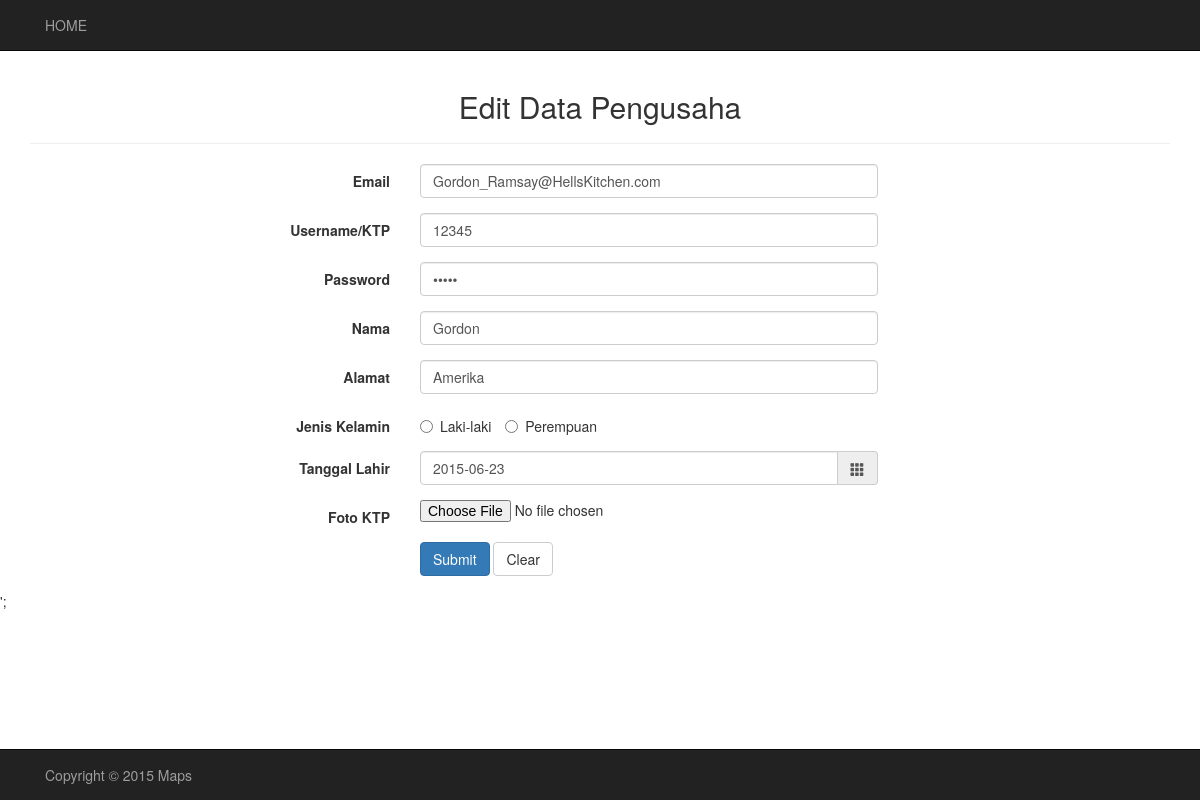
Screenshot of /Program/pengusaha/editProfil.php (signed in) with the database file from the repository.
### tables this page shows
CREATE TABLE IF NOT EXISTS `pengusaha` (
  `id_pengusaha` int(11) NOT NULL AUTO_INCREMENT,
  `no_ktp` varchar(17) NOT NULL,
  `nama_pengusaha` varchar(20) NOT NULL,
  `alamat` varchar(40) NOT NULL,
  `ttl` date NOT NULL,
  `jenis_kelamin` varchar(10) NOT NULL,
  `file_ktp` varchar(30) NOT NULL,
  `email` varchar(30) NOT NULL,
  `password` varchar(16) NOT NULL,
  `status_akun` varchar(12) NOT NULL DEFAULT 'tidak aktif',
  PRIMARY KEY (`id_pengusaha`)
);

### Program/pengusaha/editProfil.php (the view, shortened to what this page needs)
<!doctype html>
<html>
<head>
    <link href="/atolMaps/program/css/bootstrap.css" rel="stylesheet">
    <link href="/atolMaps/program/css/custom.css" rel="stylesheet">
    <link href="/broto/css/datepicker.css" rel="stylesheet">
</head>
<body>
<?php
            $sqlProfil = "SELECT * FROM pengusaha where no_ktp like ".$_SESSION['myusername']."";
            $query = mysql_query($sqlProfil);
        ?>
<div class="container">
<div class="row">
            <div class="navbar navbar-inverse navbar-fixed-top ">
                <div class="container">
                    <ul class="nav navbar-nav">
                        <li>
                            <a href="/atolMaps/program/index.php" class="text-center">HOME</a>
                        </li>
                    </ul>
                </div>
            </div>
        </div>
    <?php
	while($row = mysql_fetch_array($query))
                    {
	 echo '<div class="row">
            <div class="col-xs-12 col-sm-12 col-md-12">
                <h2 class="text-center">Edit Data Pengusaha</h2><hr/>
                <form class="form-horizontal" action="proses_edit_profil.php" enctype="multipart/form-data" method="post">
					<input type="hidden" name="id_pengusaha" class="form-control" value="'.$row['id_pengusaha'].'"/>
                    <div class="form-group">
                        <label for="email" class="col-sm-4 control-label">Email</label>
                        <div class="col-sm-5">
                            <input type="text" name="email" class="form-control" value="'.$row['email'].'"/>
                        </div>
                    </div>
                    <div class="form-group">
                        <label for="username" class="col-sm-4 control-label">Username/KTP</label>
                        <div class="col-sm-5">
                            <input type="text" name="username" class="form-control" value="'.$row['no_ktp'].'"/>
                        </div>
                    </div>
					<div class="form-group">
                        <label for="password" class="col-sm-4 control-label">Password</label>
                        <div class="col-sm-5">
                            <input type="password" name="password" class="form-control" value="'.$row['password'].'"/>
                        </div>
                    </div>
                    <div class="form-group">
                        <label for="nama" class="col-sm-4 control-label">Nama</label>
                        <div class="col-sm-5">
                            <input type="text" name="nama" class="form-control" value="'.$row['nama_pengusaha'].'"/>
                        </div>
                    </div>
                    <div class="form-group">
                        <label for="alamat" class="col-sm-4 control-label">Alamat</label>
                        <div class="col-sm-5">
                            <input type="text" name="alamat" class="form-control" value="'.$row['alamat'].'"/>
                        </div>
                    </div>
                    <div class="form-group">
                        <label for="jk" class="col-sm-4 control-label">Jenis Kelamin</label>
                        <div class="col-sm-5">
                           <label class="radio-inline">
                                <input type="radio" name="jk" value="L" />Laki-laki
                           </label>
                           <label class="radio-inline">
                                <input type="radio" name="jk" value="P" />Perempuan
                           </label>
                        </div>
                    </div>
                    <div class="form-group">
                        <label for="ttl" class="col-sm-4 control-label">Tanggal Lahir</label>
                        <div class="col-sm-5">
                        <div class="input-group date">
                            <input type="text" name="ttl" id ="ttl" class="form-control" value="'.$row['ttl'].'"/>
                            <span class="input-group-addon">
                                <i class="glyphicon glyphicon-th"></i>
                            </span>
                        </div>
                        </div>
                    </div>
                    <div class="form-group">
                        <label for="filektp" class="col-sm-4 control-label">Foto KTP</label>
                        <div class="col-sm-5">
                           <input type="hidden" name="MAX_FILE_SIZE" value="1000000" /><input name="userfile" type="file" />
                        </div>
                    </div>';
					}
	?>
                    <div class="form-group">
                        <div class="col-sm-offset-4 col-sm-5">
                           <button type="submit" class="btn btn-primary">Submit</button>
                           <button type="reset" class="btn btn-default">Clear</button>
                        </div>
                    </div>
                </form>
            </div>
        </div>
     </div>';
        <div class="row">
            <div class="navbar navbar-inverse navbar-fixed-bottom ">
                <div class="container">
                    <p class="navbar-text pull-left">Copyright &copy 2015 Maps</p>
                </div>
            </div>
        </div>
</body>
</html>

### Program/css/custom.css (style rules this page uses)
body { padding-top : 70px; padding-bottom : 70px; }

### rows the page displays
pengusaha: email "Gordon_Ramsay@HellsKitchen.com", username "12345", nama "Gordon", alamat "Amerika", ttl "2015-06-23"
